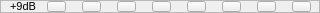
     <widget class="QFrame" name="frame_19">
      <property name="minimumSize">
       <size>
        <width>320</width>
        <height>13</height>
       </size>
      </property>
      <property name="maximumSize">
       <size>
        <width>320</width>
        <height>13</height>
       </size>
      </property>
      <property name="frameShape">
       <enum>QFrame::StyledPanel</enum>
      </property>
      <property name="frameShadow">
       <enum>QFrame::Raised</enum>
      </property>
      <widget class="QPushButton" name="In4_9">
       <property name="geometry">
        <rect>
         <x>152</x>
         <y>1</y>
         <width>19</width>
         <height>11</height>
        </rect>
       </property>
       <property name="minimumSize">
        <size>
         <width>19</width>
         <height>11</height>
        </size>
       </property>
       <property name="maximumSize">
        <size>
         <width>19</width>
         <height>11</height>
        </size>
       </property>
       <property name="text">
        <string/>
       </property>
       <property name="checkable">
        <bool>true</bool>
       </property>
       <property name="autoExclusive">
        <bool>true</bool>
       </property>
       <attribute name="buttonGroup">
        <string notr="true">buttonGroup4</string>
       </attribute>
      </widget>
      <widget class="QPushButton" name="In3_9">
       <property name="geometry">
        <rect>
         <x>117</x>
         <y>1</y>
         <width>19</width>
         <height>11</height>
        </rect>
       </property>
       <property name="minimumSize">
        <size>
         <width>19</width>
         <height>11</height>
        </size>
       </property>
       <property name="maximumSize">
        <size>
         <width>19</width>
         <height>11</height>
        </size>
       </property>
       <property name="text">
        <string/>
       </property>
       <property name="checkable">
        <bool>true</bool>
       </property>
       <property name="autoExclusive">
        <bool>true</bool>
       </property>
       <attribute name="buttonGroup">
        <string notr="true">buttonGroup3</string>
       </attribute>
      </widget>
      <widget class="QPushButton" name="In1_9">
       <property name="geometry">
        <rect>
         <x>47</x>
         <y>1</y>
         <width>19</width>
         <height>11</height>
        </rect>
       </property>
       <property name="minimumSize">
        <size>
         <width>19</width>
         <height>11</height>
        </size>
       </property>
       <property name="maximumSize">
        <size>
         <width>19</width>
         <height>11</height>
        </size>
       </property>
       <property name="text">
        <string/>
       </property>
       <property name="checkable">
        <bool>true</bool>
       </property>
       <property name="checked">
        <bool>false</bool>
       </property>
       <property name="autoExclusive">
        <bool>true</bool>
       </property>
       <attribute name="buttonGroup">
        <string notr="true">buttonGroup1</string>
       </attribute>
      </widget>
      <widget class="QPushButton" name="In8_9">
       <property name="geometry">
        <rect>
         <x>292</x>
         <y>1</y>
         <width>19</width>
         <height>11</height>
        </rect>
       </property>
       <property name="minimumSize">
        <size>
         <width>19</width>
         <height>11</height>
        </size>
       </property>
       <property name="maximumSize">
        <size>
         <width>19</width>
         <height>11</height>
        </size>
       </property>
       <property name="text">
        <string/>
       </property>
       <property name="checkable">
        <bool>true</bool>
       </property>
       <attribute name="buttonGroup">
        <string notr="true">buttonGroup8</string>
       </attribute>
      </widget>
      <widget class="QPushButton" name="In2_9">
       <property name="geometry">
        <rect>
         <x>82</x>
         <y>1</y>
         <width>19</width>
         <height>11</height>
        </rect>
       </property>
       <property name="minimumSize">
        <size>
         <width>19</width>
         <height>11</height>
        </size>
       </property>
       <property name="maximumSize">
        <size>
         <width>19</width>
         <height>11</height>
        </size>
       </property>
       <property name="text">
        <string/>
       </property>
       <property name="checkable">
        <bool>true</bool>
       </property>
       <property name="autoExclusive">
        <bool>true</bool>
       </property>
       <attribute name="buttonGroup">
        <string notr="true">buttonGroup2</string>
       </attribute>
      </widget>
      <widget class="QPushButton" name="In6_9">
       <property name="geometry">
        <rect>
         <x>222</x>
         <y>1</y>
         <width>19</width>
         <height>11</height>
        </rect>
       </property>
       <property name="minimumSize">
        <size>
         <width>19</width>
         <height>11</height>
        </size>
       </property>
       <property name="maximumSize">
        <size>
         <width>19</width>
         <height>11</height>
        </size>
       </property>
       <property name="text">
        <string/>
       </property>
       <property name="checkable">
        <bool>true</bool>
       </property>
       <property name="autoExclusive">
        <bool>true</bool>
       </property>
       <attribute name="buttonGroup">
        <string notr="true">buttonGroup6</string>
       </attribute>
      </widget>
      <widget class="QPushButton" name="In5_9">
       <property name="geometry">
        <rect>
         <x>187</x>
         <y>1</y>
         <width>19</width>
         <height>11</height>
        </rect>
       </property>
       <property name="minimumSize">
        <size>
         <width>19</width>
         <height>11</height>
        </size>
       </property>
       <property name="maximumSize">
        <size>
         <width>19</width>
         <height>11</height>
        </size>
       </property>
       <property name="text">
        <string/>
       </property>
       <property name="checkable">
        <bool>true</bool>
       </property>
       <property name="autoExclusive">
        <bool>true</bool>
       </property>
       <attribute name="buttonGroup">
        <string notr="true">buttonGroup5</string>
       </attribute>
      </widget>
      <widget class="QPushButton" name="In7_9">
       <property name="geometry">
        <rect>
         <x>257</x>
         <y>1</y>
         <width>19</width>
         <height>11</height>
        </rect>
       </property>
       <property name="minimumSize">
        <size>
         <width>19</width>
         <height>11</height>
        </size>
       </property>
       <property name="maximumSize">
        <size>
         <width>19</width>
         <height>11</height>
        </size>
       </property>
       <property name="text">
        <string/>
       </property>
       <property name="checkable">
        <bool>true</bool>
       </property>
       <property name="autoExclusive">
        <bool>true</bool>
       </property>
       <attribute name="buttonGroup">
        <string notr="true">buttonGroup7</string>
       </attribute>
      </widget>
      <widget class="QLabel" name="label_31">
       <property name="geometry">
        <rect>
         <x>5</x>
         <y>1</y>
         <width>31</width>
         <height>11</height>
        </rect>
       </property>
       <property name="font">
        <font>
         <pointsize>8</pointsize>
        </font>
       </property>
       <property name="text">
        <string>+9dB</string>
       </property>
       <property name="alignment">
        <set>Qt::AlignRight|Qt::AlignTrailing|Qt::AlignVCenter</set>
       </property>
      </widget>
     </widget>
